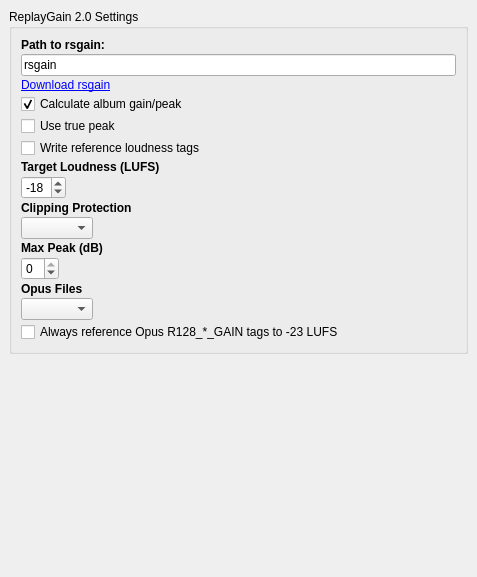
<?xml version="1.0" encoding="UTF-8"?>
<ui version="4.0">
 <class>ReplayGain2OptionsPage</class>
 <widget class="QWidget" name="ReplayGain2OptionsPage">
  <property name="geometry">
   <rect>
    <x>0</x>
    <y>0</y>
    <width>477</width>
    <height>577</height>
   </rect>
  </property>
  <property name="sizePolicy">
   <sizepolicy hsizetype="Fixed" vsizetype="Preferred">
    <horstretch>0</horstretch>
    <verstretch>0</verstretch>
   </sizepolicy>
  </property>
  <layout class="QVBoxLayout">
   <property name="spacing">
    <number>6</number>
   </property>
   <property name="leftMargin">
    <number>9</number>
   </property>
   <property name="topMargin">
    <number>9</number>
   </property>
   <property name="rightMargin">
    <number>9</number>
   </property>
   <property name="bottomMargin">
    <number>9</number>
   </property>
   <item>
    <widget class="QGroupBox" name="replay_gain">
     <property name="title">
      <string>ReplayGain 2.0 Settings</string>
     </property>
     <layout class="QVBoxLayout">
      <property name="spacing">
       <number>2</number>
      </property>
      <property name="leftMargin">
       <number>9</number>
      </property>
      <property name="topMargin">
       <number>9</number>
      </property>
      <property name="rightMargin">
       <number>9</number>
      </property>
      <property name="bottomMargin">
       <number>9</number>
      </property>
      <item>
       <widget class="QLabel" name="label">
        <property name="font">
         <font>
          <weight>75</weight>
          <bold>true</bold>
         </font>
        </property>
        <property name="text">
         <string>Path to rsgain:</string>
        </property>
       </widget>
      </item>
      <item>
       <widget class="QLineEdit" name="rsgain_command">
        <property name="text">
         <string>rsgain</string>
        </property>
       </widget>
      </item>
      <item>
       <widget class="QLabel" name="label_6">
        <property name="text">
         <string>&lt;a href=&quot;https://github.com/complexlogic/rsgain&quot;&gt;Download rsgain&lt;/a&gt;</string>
        </property>
        <property name="openExternalLinks">
         <bool>true</bool>
        </property>
        <property name="textInteractionFlags">
         <set>Qt::TextBrowserInteraction</set>
        </property>
       </widget>
      </item>
      <item>
       <widget class="QCheckBox" name="album_tags">
        <property name="text">
         <string>Calculate album gain/peak</string>
        </property>
        <property name="checked">
         <bool>true</bool>
        </property>
       </widget>
      </item>
      <item>
       <widget class="QCheckBox" name="true_peak">
        <property name="whatsThis">
         <string>Use more accurate true peak calculations (trade for performance)</string>
        </property>
        <property name="text">
         <string>Use true peak</string>
        </property>
       </widget>
      </item>
      <item>
       <widget class="QCheckBox" name="reference_loudness">
        <property name="text">
         <string>Write reference loudness tags</string>
        </property>
       </widget>
      </item>
      <item>
       <widget class="QLabel" name="label_5">
        <property name="font">
         <font>
          <weight>75</weight>
          <bold>true</bold>
         </font>
        </property>
        <property name="text">
         <string>Target Loudness (LUFS)</string>
        </property>
       </widget>
      </item>
      <item>
       <widget class="QSpinBox" name="target_loudness">
        <property name="sizePolicy">
         <sizepolicy hsizetype="Fixed" vsizetype="Fixed">
          <horstretch>0</horstretch>
          <verstretch>0</verstretch>
         </sizepolicy>
        </property>
        <property name="minimum">
         <number>-30</number>
        </property>
        <property name="maximum">
         <number>-5</number>
        </property>
        <property name="value">
         <number>-18</number>
        </property>
       </widget>
      </item>
      <item>
       <widget class="QLabel" name="label_2">
        <property name="font">
         <font>
          <weight>75</weight>
          <bold>true</bold>
         </font>
        </property>
        <property name="text">
         <string>Clipping Protection</string>
        </property>
       </widget>
      </item>
      <item>
       <widget class="QComboBox" name="clip_mode">
        <property name="sizePolicy">
         <sizepolicy hsizetype="Fixed" vsizetype="Fixed">
          <horstretch>0</horstretch>
          <verstretch>0</verstretch>
         </sizepolicy>
        </property>
        <property name="maxCount">
         <number>3</number>
        </property>
       </widget>
      </item>
      <item>
       <widget class="QLabel" name="label_3">
        <property name="sizePolicy">
         <sizepolicy hsizetype="Maximum" vsizetype="Preferred">
          <horstretch>0</horstretch>
          <verstretch>0</verstretch>
         </sizepolicy>
        </property>
        <property name="font">
         <font>
          <weight>75</weight>
          <bold>true</bold>
         </font>
        </property>
        <property name="text">
         <string>Max Peak (dB)</string>
        </property>
       </widget>
      </item>
      <item>
       <widget class="QSpinBox" name="max_peak">
        <property name="sizePolicy">
         <sizepolicy hsizetype="Fixed" vsizetype="Fixed">
          <horstretch>0</horstretch>
          <verstretch>0</verstretch>
         </sizepolicy>
        </property>
        <property name="minimum">
         <number>-5</number>
        </property>
        <property name="maximum">
         <number>0</number>
        </property>
       </widget>
      </item>
      <item>
       <widget class="QLabel" name="label_4">
        <property name="font">
         <font>
          <weight>75</weight>
          <bold>true</bold>
         </font>
        </property>
        <property name="text">
         <string>Opus Files</string>
        </property>
       </widget>
      </item>
      <item>
       <widget class="QComboBox" name="opus_mode">
        <property name="sizePolicy">
         <sizepolicy hsizetype="Fixed" vsizetype="Fixed">
          <horstretch>0</horstretch>
          <verstretch>0</verstretch>
         </sizepolicy>
        </property>
        <property name="currentIndex">
         <number>-1</number>
        </property>
        <property name="maxCount">
         <number>2</number>
        </property>
       </widget>
      </item>
      <item>
       <widget class="QCheckBox" name="opus_m23">
        <property name="text">
         <string>Always reference Opus R128_*_GAIN tags to -23 LUFS</string>
        </property>
       </widget>
      </item>
     </layout>
    </widget>
   </item>
   <item>
    <spacer>
     <property name="orientation">
      <enum>Qt::Vertical</enum>
     </property>
     <property name="sizeHint" stdset="0">
      <size>
       <width>263</width>
       <height>21</height>
      </size>
     </property>
    </spacer>
   </item>
  </layout>
 </widget>
 <resources/>
 <connections/>
</ui>
